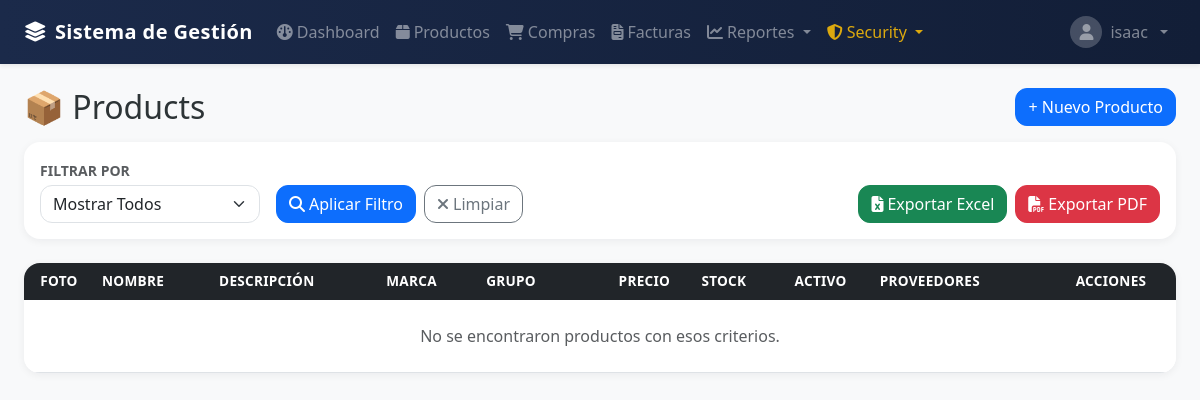
The page /products/ (signed in) on the database as committed earlier.
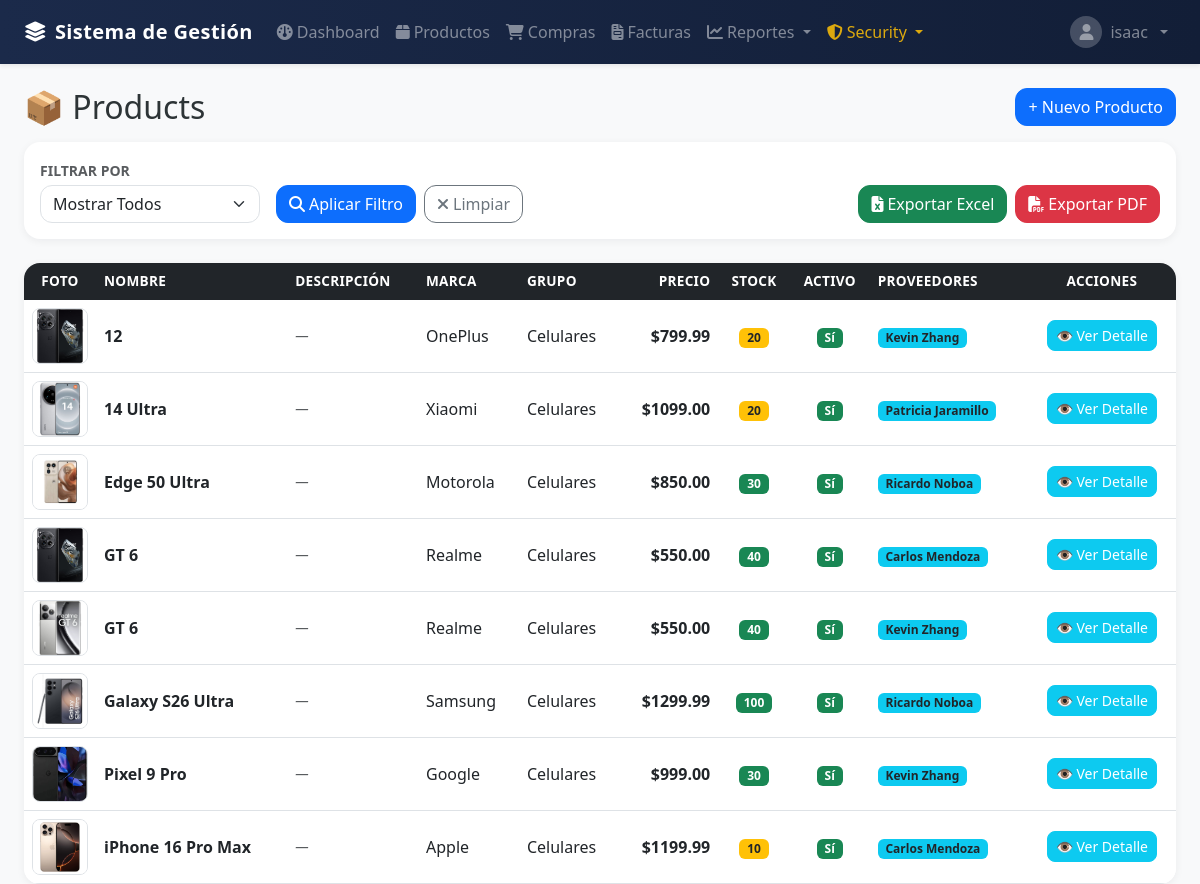
The same page on the database as committed later.
### billing/models.py (models this page shows, shortened)
class Product(models.Model):
    name = models.CharField(max_length=200, verbose_name='Product Name')
    description = models.TextField(blank=True, null=True)
    brand = models.ForeignKey(Brand, on_delete=models.PROTECT, related_name='products')
    group = models.ForeignKey(ProductGroup, on_delete=models.PROTECT, related_name='products')
    suppliers = models.ManyToManyField(Supplier, related_name='products', blank=True)
    unit_price = models.DecimalField(max_digits=12, decimal_places=2)
    stock = models.IntegerField(default=0)
    photo = models.ImageField(upload_to='products/', blank=True, null=True, verbose_name='Photo')
    is_active = models.BooleanField(default=True)
    created_at = models.DateTimeField(auto_now_add=True)
    updated_at = models.DateTimeField(auto_now=True)
    class Meta:
        verbose_name = 'Product'
        verbose_name_plural = 'Products'
        ordering = ['name']

class Brand(models.Model):
    name = models.CharField(max_length=100, unique=True, verbose_name='Brand Name')
    description = models.TextField(blank=True, null=True)
    is_active = models.BooleanField(default=True)
    created_at = models.DateTimeField(auto_now_add=True)
    updated_at = models.DateTimeField(auto_now=True)
    class Meta:
        verbose_name = 'Brand'
        verbose_name_plural = 'Brands'
        ordering = ['name']

class ProductGroup(models.Model):
    name = models.CharField(max_length=100, unique=True, verbose_name='Group Name')
    is_active = models.BooleanField(default=True)
    created_at = models.DateTimeField(auto_now_add=True)
    updated_at = models.DateTimeField(auto_now=True)
    class Meta:
        verbose_name = 'Product Group'
        verbose_name_plural = 'Product Groups'
        ordering = ['name']

class Supplier(models.Model):
    name = models.CharField(max_length=200, verbose_name='Company Name')
    contact_name = models.CharField(max_length=200, blank=True, null=True)
    email = models.EmailField(blank=True, null=True)
    phone = models.CharField(max_length=20, blank=True, null=True)
    address = models.TextField(blank=True, null=True)
    is_active = models.BooleanField(default=True)
    created_at = models.DateTimeField(auto_now_add=True)
    updated_at = models.DateTimeField(auto_now=True)
    class Meta:
        verbose_name = 'Supplier'
        verbose_name_plural = 'Suppliers'
        ordering = ['name']

### billing/views.py (the view)
# urls.py: path('products/', views.ProductListView.as_view(), name='product_list'),
class ProductListView(ModulePermissionRequiredMixin, ExportMixin, ListView):
    permission_required = 'security.view_products'
    model = Product
    template_name = 'billing/product_list.html'
    context_object_name = 'items'
    paginate_by = 10
    export_filename = 'listado_productos'
    export_headers = ['Name', 'Description', 'Brand', 'Group',
                      'Unit Price', 'Stock', 'Active', 'Suppliers']
    export_fields = [
        'name', 'description', 'brand__name', 'group__name',
        'unit_price', 'stock', 'is_active',
        lambda obj: ', '.join(s.name for s in obj.suppliers.all()),
    ]
    def get_queryset(self):
        qs = (
            Product.objects
            .select_related('brand', 'group')
            .prefetch_related('suppliers')
        )
        p = self.request.GET
        name = p.get('name', '').strip()
        description = p.get('description', '').strip()
        brand_id = p.get('brand', '').strip()
        group_id = p.get('group', '').strip()
        is_active = p.get('is_active', '').strip()
        if name:
            qs = qs.filter(name__icontains=name)
        if description:
            qs = qs.filter(description__icontains=description)
        if brand_id:
            qs = qs.filter(brand_id=brand_id)
        if group_id:
            qs = qs.filter(group_id=group_id)
        if is_active in ('true', 'false'):
            qs = qs.filter(is_active=(is_active == 'true'))
        return qs
    def get_context_data(self, **kwargs):
        ctx = super().get_context_data(**kwargs)
        ctx['brands'] = Brand.objects.filter(is_active=True).order_by('name')
        ctx['groups'] = ProductGroup.objects.filter(is_active=True).order_by('name')
        ctx['filter_params'] = self.request.GET
        get_copy = self.request.GET.copy()
        get_copy.pop('page', None)
        get_copy.pop('export', None)
        ctx['query_string'] = get_copy.urlencode()
        p = self.request.GET
        if p.get('name', '').strip():
            ctx['active_filter'] = 'name'
        elif p.get('brand', '').strip():
            ctx['active_filter'] = 'brand'
        elif p.get('group', '').strip():
            ctx['active_filter'] = 'group'
        elif p.get('is_active', '').strip():
            ctx['active_filter'] = 'is_active'
        elif p.get('price_min', '').strip() or p.get('price_max', '').strip():
            ctx['active_filter'] = 'price'
        else:
            ctx['active_filter'] = 'all'
        return ctx

### security/templatetags/security_tags.py (called while the page is built)
@register.filter(name='has_group')
def has_group(user, group_name):
    if not user.is_authenticated:
        return False
    if user.is_superuser:
        return True
    return user.groups.filter(name=group_name).exists()

@register.filter(name='has_permission')
def has_permission(user, codename):
    if not user.is_authenticated:
        return False
    if user.is_superuser:
        return True
    perm_name = codename if '.' in codename else f'security.{codename}'
    return user.has_perm(perm_name)

### shared/mixins.py (called while the page is built)
    def get(self, request, *args, **kwargs):
        fmt = request.GET.get('export', '').lower()
        if fmt in ('pdf', 'excel'):
            qs = self._get_export_queryset(request)
            if fmt == 'pdf':
                return build_pdf_response(qs, self.export_filename, self.export_headers, self.export_fields)
            return build_excel_response(qs, self.export_filename, self.export_headers, self.export_fields)
        return super().get(request, *args, **kwargs)

### templates/billing/product_list.html (shortened to what this page needs)
{% extends 'billing/base.html' %}
{% load security_tags %}
{% block content %}
<div class="d-flex justify-content-between align-items-center mb-3">
  <h2 class="mb-0">📦 Products</h2>
  {% if user.is_superuser or user|has_group:"Administrador" or user|has_group:"Trabajador" %}
    <a href="{% url 'billing:product_create' %}" class="btn btn-primary">+ Nuevo Producto</a>
  {% endif %}
</div>
<div class="card mb-4 shadow-sm border-0 rounded-4">
  <div class="card-body">
    <form method="get" action="" id="filterForm" class="row gx-3 gy-3 align-items-end">
      <div class="col-auto">
        <label class="form-label fw-semibold small text-uppercase text-muted mb-1">Filtrar por</label>
        <select id="filterType" class="form-select">
          <option value="all" {% if active_filter == 'all' %}selected{% endif %}>Mostrar Todos</option>
        </select>
      </div>
      <div class="col-auto d-flex gap-2">
        <button type="submit" class="btn btn-primary">
          <i class="fa-solid fa-magnifying-glass me-1"></i>Aplicar Filtro
        </button>
        <a href="{% url 'billing:product_list' %}" class="btn btn-outline-secondary">
          <i class="fa-solid fa-xmark me-1"></i>Limpiar
        </a>
      </div>
      <div class="col-auto ms-md-auto d-flex gap-2">
        <a href="?{{ query_string }}&export=excel" class="btn btn-success">
          <i class="fa-solid fa-file-excel me-1"></i>Exportar Excel
        </a>
        <a href="?{{ query_string }}&export=pdf" class="btn btn-danger">
          <i class="fa-solid fa-file-pdf me-1"></i>Exportar PDF
        </a>
      </div>
    </form>
  </div>
</div>
<div class="card shadow-sm border-0 rounded-4 overflow-hidden">
  <div class="card-body p-0">
    <table class="table table-hover align-middle bg-white rounded-3 shadow-sm overflow-hidden mb-0">
      <thead class="table-dark">
        <tr>
          <th class="text-center" style="width:70px;">Foto</th>
          <th>Nombre</th>
          <th>Descripción</th>
          <th>Marca</th>
          <th>Grupo</th>
          <th class="text-end">Precio</th>
          <th class="text-center">Stock</th>
          <th class="text-center">Activo</th>
          <th>Proveedores</th>
          <th class="text-center">Acciones</th>
        </tr>
      </thead>
      <tbody>
        {% for item in items %}
        <tr>
          <td class="text-center">
            {% if item.photo %}
              <img src="{{ item.photo.url }}" alt="{{ item.name }}" class="tbl-photo">
            {% else %}
              <img src="https://placehold.co/100x100?text=No+Image" alt="No image" class="tbl-photo">
            {% endif %}
          </td>
          <td class="fw-semibold">{{ item.name }}</td>
          <td class="text-muted small">
            {% if item.description %}
              {{ item.description|truncatechars:50 }}
            {% else %}
              <em>—</em>
            {% endif %}
          </td>
          <td>{{ item.brand.name }}</td>
          <td>{{ item.group.name }}</td>
          <td class="text-end fw-semibold">${{ item.unit_price }}</td>
          <td class="text-center">
            {% if item.stock <= 5 %}
              <span class="badge bg-danger">{{ item.stock }}</span>
            {% elif item.stock <= 20 %}
              <span class="badge bg-warning text-dark">{{ item.stock }}</span>
            {% else %}
              <span class="badge bg-success">{{ item.stock }}</span>
            {% endif %}
          </td>
          <td class="text-center">
            {% if item.is_active %}
              <span class="badge bg-success">Sí</span>
            {% else %}
              <span class="badge bg-secondary">No</span>
            {% endif %}
          </td>
          <td>
            {% for s in item.suppliers.all %}
              <span class="badge bg-info text-dark">{{ s.name }}</span>
            {% empty %}
              <span class="text-muted">—</span>
            {% endfor %}
          </td>
          <td class="text-center text-nowrap">
            <a href="{% url 'billing:product_detail' item.pk %}" class="btn btn-sm btn-info text-white">👁 Ver Detalle</a>
          </td>
        </tr>
        {% empty %}
        <tr>
          <td colspan="10" class="text-center text-muted py-4">No se encontraron productos con esos criterios.</td>
        </tr>
        {% endfor %}
      </tbody>
    </table>
  </div>
</div>
{% endblock %}

### templates/billing/base.html (shortened to what this page needs)
{% load security_tags %}
{% load static %}
<!DOCTYPE html>
<html lang="es">
<head>
  <link href="https://cdn.jsdelivr.net/npm/bootstrap@5.3.0/dist/css/bootstrap.min.css" rel="stylesheet">
  <link href="https://cdnjs.cloudflare.com/ajax/libs/font-awesome/6.5.1/css/all.min.css" rel="stylesheet">
  <link href="{% static 'billing/css/custom.css' %}" rel="stylesheet">
</head>
<body>
<nav class="navbar navbar-expand-lg navbar-dark sg-navbar shadow-sm sticky-top">
  <div class="container-fluid px-4">
    <a class="navbar-brand d-flex align-items-center gap-2" href="{% url 'billing:home' %}">
      <i class="fa-solid fa-layer-group"></i>
      <span>Sistema de Gestión</span>
    </a>
    <div class="collapse navbar-collapse" id="nav">
      <ul class="navbar-nav me-auto">
        {% if user.is_authenticated %}
        <li class="nav-item"><a class="nav-link" href="{% url 'billing:home' %}"><i class="fa-solid fa-gauge me-1"></i>Dashboard</a></li>
        {% if user|has_permission:"view_products" %}
          <li class="nav-item"><a class="nav-link" href="{% url 'billing:product_list' %}"><i class="fa-solid fa-box me-1"></i>Productos</a></li>
        {% endif %}
        {% if user|has_permission:"view_purchases" %}
          <li class="nav-item"><a class="nav-link" href="{% url 'purchasing:purchase_list' %}"><i class="fa-solid fa-cart-shopping me-1"></i>Compras</a></li>
        {% endif %}
        {% if user|has_permission:"view_invoices" %}
          <li class="nav-item"><a class="nav-link" href="{% url 'billing:invoice_list' %}"><i class="fa-solid fa-file-invoice me-1"></i>Facturas</a></li>
        {% endif %}
        {% if user|has_permission:"view_reports" %}
        <li class="nav-item dropdown">
          <a class="nav-link dropdown-toggle" href="#" role="button" data-bs-toggle="dropdown">
            <i class="fa-solid fa-chart-line me-1"></i>Reportes
          </a>
        </li>
        {% endif %}
        {% if user|has_permission:"view_security" %}
        <li class="nav-item dropdown">
          <a class="nav-link dropdown-toggle text-warning" href="#" role="button" data-bs-toggle="dropdown">
            <i class="fa-solid fa-shield-halved me-1"></i>Security
          </a>
        </li>
        {% endif %}
        {% endif %}
      </ul>
      <ul class="navbar-nav">
      {% if user.is_authenticated %}
        <li class="nav-item dropdown">
          <a class="nav-link dropdown-toggle d-flex align-items-center gap-2" href="#" role="button" data-bs-toggle="dropdown">
            <span class="rounded-circle bg-white bg-opacity-25 d-inline-flex align-items-center justify-content-center" style="width:32px;height:32px;">
              <i class="fa-solid fa-user"></i>
            </span>
            <span>{{ user.first_name|default:user.username }}</span>
          </a>
        </li>
      {% endif %}
    </ul>
  </div>
</nav>
<div class="container-fluid px-4 mt-4">
  {% block content %}{% endblock %}
</div>
</body>
</html>

### billing/static/billing/css/custom.css (style rules this page uses)
:root { --sg-bg: #f8f9fa; --sg-surface: #ffffff; --sg-navy: #1b2a4a; --sg-navy-dark: #121e37; --sg-graphite: #212529; --sg-border: #eef0f3; --sg-radius-lg: 1rem; --sg-radius-md: .75rem; }
body { background-color: var(--sg-bg); color: #2d3436; }
.sg-navbar { background: linear-gradient(90deg, var(--sg-navy) 0%, var(--sg-navy-dark) 100%); }
.sg-navbar .navbar-brand { font-weight: 700; letter-spacing: .02em; }
.sg-navbar .nav-link { font-weight: 500; opacity: .85; transition: opacity .15s ease; }
.card { border: none; }
.card.shadow-sm { box-shadow: 0 .125rem .5rem rgba(15, 23, 42, .06) !important; }
.table thead.table-dark th { border-bottom: none; font-weight: 600; letter-spacing: .02em; font-size: .85rem; text-transform: uppercase; }
.form-control, .form-select { border-radius: var(--sg-radius-md); }
.btn { border-radius: var(--sg-radius-md); font-weight: 500; }
.btn-sm { border-radius: .5rem; }

### templates/billing/product_list.html (style rules this page uses)
.tbl-photo { width: 56px; height: 56px; object-fit: cover; border-radius: .5rem; border: 1px solid #dee2e6; }
#filterType { min-width: 220px; }

Rows that differ between the two databases and show on the page:
added Product: photo (picture), name "12", brand.name "OnePlus", group.name "Celulares", unit_price "799.99", stock "20", is_active "Sí"
added Supplier: name "Kevin Zhang"
added Product: photo (picture), name "14 Ultra", brand.name "Xiaomi", group.name "Celulares", unit_price "1099.00", stock "20", is_active "Sí"
added Supplier: name "Patricia Jaramillo", shown under "14 Ultra"
added Product: photo (picture), name "Edge 50 Ultra", brand.name "Motorola", group.name "Celulares", unit_price "850.00", stock "30", is_active "Sí"
added Supplier: name "Ricardo Noboa"
added Product: photo (picture), name "GT 6", brand.name "Realme", group.name "Celulares", unit_price "550.00", stock "40", is_active "Sí"
added Supplier: name "Carlos Mendoza"
added Product: photo (picture), name "GT 6", brand.name "Realme", group.name "Celulares", unit_price "550.00", stock "40", is_active "Sí"
added Product: photo (picture), name "Galaxy S26 Ultra", brand.name "Samsung", group.name "Celulares", unit_price "1299.99", stock "100", is_active "Sí"
added Product: photo (picture), name "Pixel 9 Pro", brand.name "Google", group.name "Celulares", unit_price "999.00", stock "30", is_active "Sí"
added Product: photo (picture), name "iPhone 16 Pro Max", brand.name "Apple", group.name "Celulares", unit_price "1199.99", stock "10", is_active "Sí"
Other text that changed with them:
text no longer shown: "No se encontraron productos con esos criterios."
